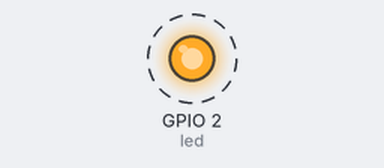
The program below on a simulated ESP32 board running MicroPython. On the bench: output pins drawn as LEDs (lit = HIGH). Dashed ring = blinking. What the program prints to the serial console is not drawn.

Above: at 0.5 s.
Timing chart, 0 to 4.6 s (numbered marks = the images above):
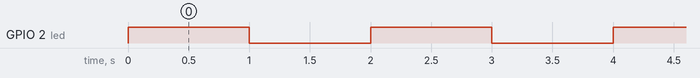

The program:

blink.py
```python
import machine
import time

led = machine.Pin(2, machine.Pin.OUT)

while True:
    print("Schalte die interne LED ein")
    led.on()
    time.sleep(1)

    print("Schalte die interne LED aus")
    led.off()
    time.sleep(1)
```

Measured:
- by itself, GPIO 2 (led): alternates HIGH for 1.0 s and LOW for 1.0 s
